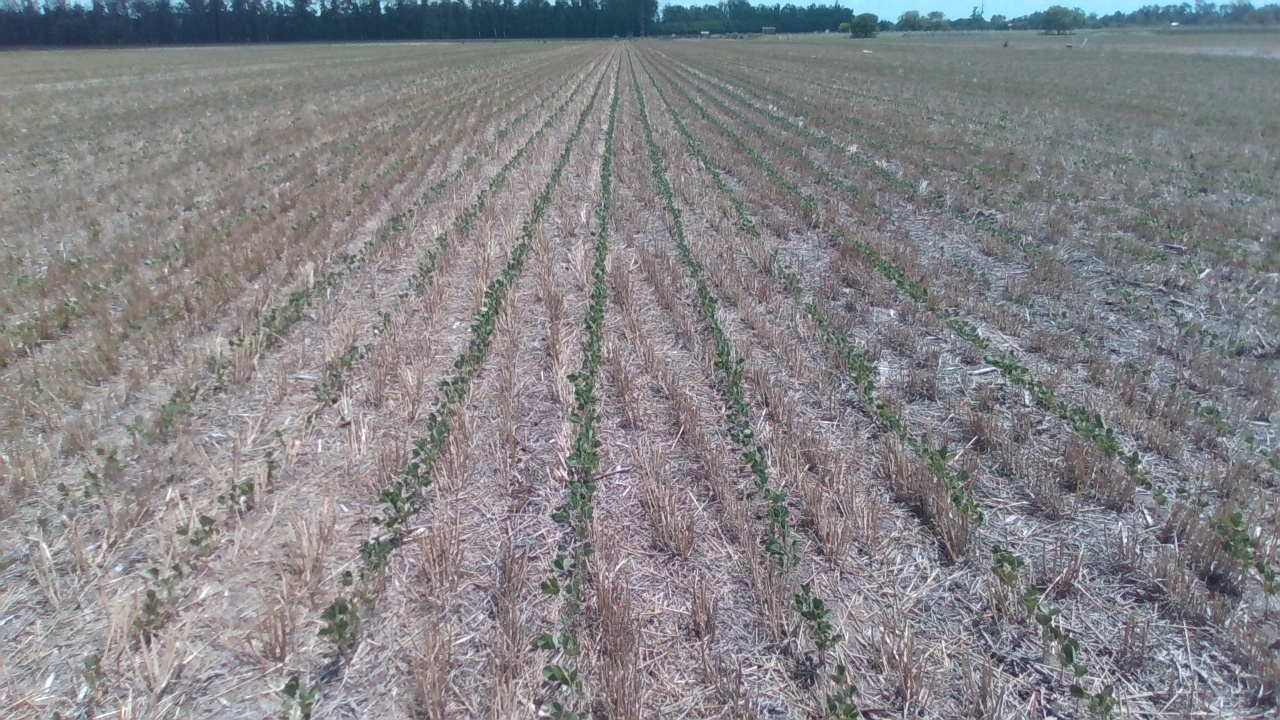
#> input picture resources/zavalla2022/left0807.jpg, 1280 x 720 px
$ python sky_segmentation.py --image ../resources/zavalla2022/left0807.jpg
#> lines starting #> are read from the running program, lines starting #| are printed output that depends on the picture; after the words box and inside, x2 and y2 are one past the last pixel; in counts of white or black regions, pixels touching at a corner belong together
# Code authored by: Javier Cremona and Nicolas Soncini
# You should have received a copy of the The MIT License along with this
# program

"""
Code to perform a simple k-means sky segmentation
"""
import argparse
from pathlib import Path
import cv2
import numpy as np
from typing import List, Any, Tuple


# Connected intensity components with stats
# Same as connectedComponentsWithStats but intensity-based
# that is: all contiguous pixels with the same intensity
# get clustered into a unique component
def connectedGrayscaleComponentsWithStats(image: cv2.Mat) -> \
        Tuple[int, cv2.Mat, np.ndarray, np.ndarray]:
    """
    Returns grayscale based components in an image and some properties.
    It imitates cv2's connectedComponentsWithStats but it clusters all
    contiguous pixels with the same intensity into a single component.

    Arguments:
        image (cv2.Mat): the input image in grayscale values [0,255]

    Returns:
        (Tuple[
            int        : the number of labels found
            cv2.Mat    : an image with each pixeled labeled
            np.ndarray : the stats of each component (see original fn)
            np.ndarray : the centroid of each component (see original fn)
        )
    """
    retval = 0
    labels = np.zeros((image.shape[0], image.shape[1]), dtype=np.uint32)
    stats = np.array([[0,0,0,0,0]])
    centroids = np.array([[0,0]])
    for i in range(256):  # FIXME: range can be greater than this?!
        # binarize image
        bimg = (image == i).astype(np.uint8)
        # compute components with stats
        ival, ilab, ista, icen = cv2.connectedComponentsWithStats(bimg)
        if ival < 2:
            continue
        ilab[ilab.nonzero()] += retval # we shift the labels values
        retval = retval + (ival - 1)  # ignore background label
        labels = labels + ilab.astype(np.uint32)
        stats = np.concatenate((stats, ista[1:,:]))
        centroids = np.concatenate((centroids, icen[1:,:]))
    return retval, labels, stats, centroids


# Cluster Detection
# join clusters to minimize the number of pixels that allows it to span
# all the way from left to right
def horizon_cluster(clusters: cv2.Mat) -> Tuple[List[int], cv2.Mat]:
    """
    Takes in an image, segments it into clusters and separates all
    disconnected clusters to returns a binary image representing the
    above-horizon portion of the image.

    Arguments:
        clusters (cv2.Mat): input image

    Returns:
        Tuple[
            List[int]: list of labels used for the above-horizon
            cv2.Mat  : mask of the above-horizon part of the image
        ]
    """
    crval, clabels, cstats, _ = connectedGrayscaleComponentsWithStats(clusters)
    # NOTE: We change things here, we organize the clusters from top most
    # to bottom most and we start joining them in this order until we get
    # a super-cluster that spans all the width of the image
    elements = [(lab, cstats[lab, cv2.CC_STAT_TOP]) for lab in range(crval)]
    elements.sort(key=lambda e: e[1])  # ascending given that x starts as 0 at the top
    jlabels = np.zeros((clabels.shape[0], clabels.shape[1]), dtype=bool)  # initial joined clusters is empty
    rvals = []
    for lab,_ in elements:
        rvals.append(lab)
        jlabels = jlabels | (clabels == lab)
        # check if it spans the full image width
        if jlabels.cumsum(axis=0, dtype=bool)[-1].all():
            # FIXME: this joins unconnected elements and small elements too
            # keep joining all elements that are above current
            alsojoin = [l for l,_ in elements if l not in rvals \
             and cstats[l, cv2.CC_STAT_TOP] + cstats[l, cv2.CC_STAT_HEIGHT]\
                  < cstats[lab, cv2.CC_STAT_TOP] + cstats[lab, cv2.CC_STAT_HEIGHT]]
            for l in alsojoin:
                jlabels = jlabels | (clabels == l)
            break
    return rvals, jlabels


def KMeansSky(image: cv2.Mat) -> cv2.Mat:
    """
    Takes an image in BGR format and returns a mask that represents
    the pixels that belong to the sky. Assumes that there's sky
    present in the image, that its positioned at the top of the image
    and that it spans the full image width.
    """
    imblur = cv2.GaussianBlur(image, ksize=(25,25), sigmaX=0)
    imkmean = imblur.reshape((-1, 3))
    imkmean = np.float32(imkmean)
    # perform kmeans clustering
    k = 5
    criteria = (cv2.TERM_CRITERIA_EPS + cv2.TERM_CRITERIA_MAX_ITER, 100, 0.1)
    flags = cv2.KMEANS_RANDOM_CENTERS
    compactness, labels, centers = cv2.kmeans(imkmean, k, None, criteria, 10, flags)
    # retransform to image
    centers = np.uint(centers)
    imkclus = centers[labels.flatten()]
    imkclus = imkclus.reshape((imblur.shape))
    imkclusg = cv2.cvtColor(imkclus.astype(np.uint8), cv2.COLOR_BGR2GRAY)
    hclabs, hcintens = horizon_cluster(imkclusg)
    return hcintens


def IntensitySky(image: cv2.Mat) -> cv2.Mat:
    """
    Takes an image in BGR format and returns a mask that represents
    the pixels that belong to the sky. Assumes that there's sky
    present in the image, that its positioned at the top of the image
    and that it spans the full image width.
    """
    imblur = cv2.GaussianBlur(image, ksize=(25,25), sigmaX=0)
    imintens = cv2.cvtColor(imblur, cv2.COLOR_BGR2GRAY)
    k = 5
    q = 255 // k
    imquant = (imintens // q)
    cgrval, cglab, cgstats, _ = connectedGrayscaleComponentsWithStats(imquant)
    hclabs, hcintens = horizon_cluster(imquant)
    return hcintens


if __name__ == '__main__':
    parser = argparse.ArgumentParser()
    parser.add_argument(
        '--image', type=Path, required=True,
        help="Path to input image"
    )

    args = parser.parse_args()

    image = cv2.imread(args.image)
#> image is the input picture: shape (720, 1280, 3); mean B, G, R 135.7, 132.2, 132.5

    # process image for sky detection
    intensity_sky = IntensitySky(image)
#> the loop in connectedGrayscaleComponentsWithStats, `for i in range(256):` made 256 passes
#> ival on passes 6 to 8: 1, 1, 1
#> after the loop in connectedGrayscaleComponentsWithStats, `for i in range(256):`: bimg: shape (720, 1280); every value is 0
#> after the loop in connectedGrayscaleComponentsWithStats, `for i in range(256):`: ilab: shape (720, 1280) int32; every value is 0
#> after the loop in connectedGrayscaleComponentsWithStats, `for i in range(256):`:
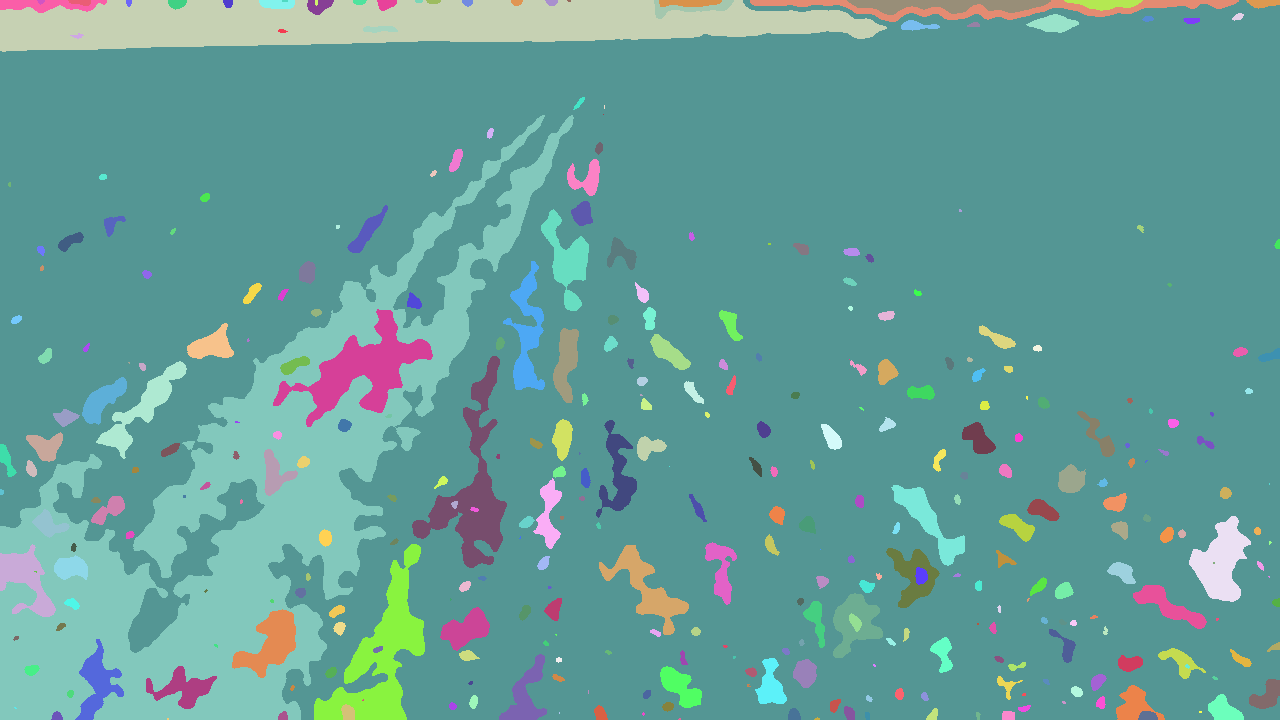
#> labels: shape (720, 1280) uint32; 347 distinct labels, from 1 to 347; one colour per label, 0 black
#> after the loop in connectedGrayscaleComponentsWithStats, `for i in range(256):`: centroids = 348 pairs, first value 0 to 1277.2, second value 0 to 718.6; retval = 347; stats = 348 rows, first 6: [0, 0, 0, 0, 0], [363, 26, 35, 7, 184], [278, 29, 10, 4, 29], [70, 33, 14, 6, 41], [0, 0, 887, 52, 32088], [1232, 13, 12, 8, 60]
#> in IntensitySky, `cgrval, cglab, cgstats, _ = connectedGrayscaleComponentsWithStats(imqu..`: cgrval = 347; cgstats has the same summary as stats in connectedGrayscaleComponentsWithStats
#> the loop in connectedGrayscaleComponentsWithStats (call 2), `for i in range(256):` made 256 passes
#> in horizon_cluster, `crval, clabels, cstats, _ = connectedGrayscaleComponentsWithStats(clus..`: cstats has the same summary as stats in connectedGrayscaleComponentsWithStats
#> in horizon_cluster, `elements = [(lab, cstats[lab, cv2.CC_STAT_TOP]) for lab in range(crval)]`: elements = 347 pairs, first value 0 to 346, second value 0 to 718
#> the loop in horizon_cluster, `for lab,_ in elements:` made 18 passes
#> lab on passes 1 to 12: 0, 4, 118, 119, 120, 121, 122, 123, 124, 125, 126, 127
#> after the loop in horizon_cluster, `for lab,_ in elements:`:
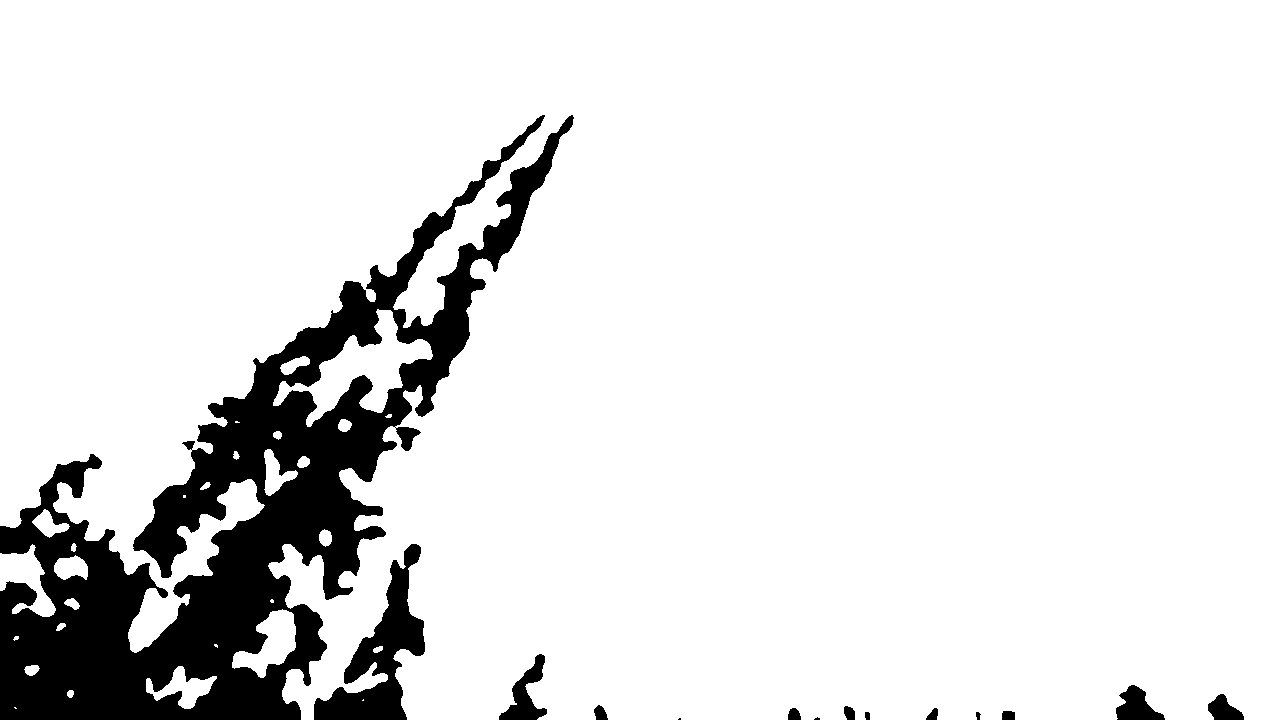
#> jlabels: shape (720, 1280) bool; 89% white; 14 black regions (2 under 20 px), largest, box (x1, y1, x2, y2) and area: (0, 115, 574, 720) 90750, (314, 544, 425, 720) 7053, (499, 654, 547, 720) 1298
#> after the loop in horizon_cluster, `for lab,_ in elements:`: alsojoin = 309 values, max 346 at index 8, min 1 at index 15, mean 173.5; rvals = [0, 4, 118, 119, 120, 121, 122, 123, 124, 125, 126, 127, 128, 129, 130, 131, 132, 133]
#> in IntensitySky, `hclabs, hcintens = horizon_cluster(imquant)`: hclabs has the same summary as rvals in horizon_cluster
    kmeans_sky = KMeansSky(image)
#> in KMeansSky, `compactness, labels, centers = cv2.kmeans(imkmean, k, None, criteria, ..`: compactness = 213275695.9; centers = [[169.1, 164.3, 167.1], [130, 128.1, 128.2], [89.82, 71.87, 48.08], [146.6, 142.9, 148.1], [115.1, 112.3, 108.6]]
#> in KMeansSky, `centers = np.uint(centers)`: centers = [[169, 164, 167], [129, 128, 128], [89, 71, 48], [146, 142, 148], [115, 112, 108]]
#> after the loop in connectedGrayscaleComponentsWithStats (call 3), `for i in range(256):`:
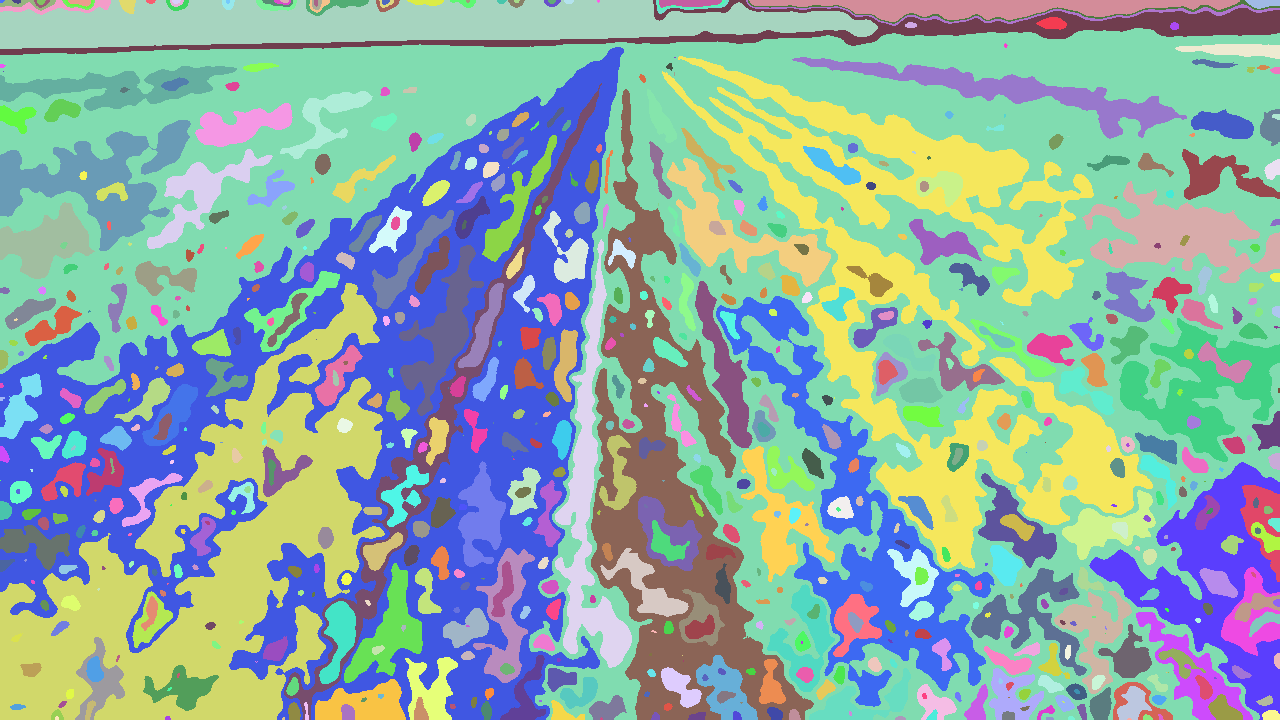
#> labels: shape (720, 1280) uint32; 738 distinct labels, from 1 to 738; one colour per label, 0 black
#> after the loop in connectedGrayscaleComponentsWithStats (call 3), `for i in range(256):`: retval = 738
#> in horizon_cluster (call 2), `crval, clabels, cstats, _ = connectedGrayscaleComponentsWithStats(clus..`: cstats = 739 rows, first 6: [0, 0, 0, 0, 0], [0, 0, 878, 49, 29189], [1036, 17, 31, 13, 278], [905, 22, 12, 6, 58], [977, 440, 11, 11, 99], [1106, 445, 5, 7, 26]
#> in horizon_cluster (call 2), `elements = [(lab, cstats[lab, cv2.CC_STAT_TOP]) for lab in range(crval)]`: elements = 738 pairs, first value 0 to 737, second value 0 to 718
#> the loop in horizon_cluster (call 2), `for lab,_ in elements:` made 18 passes
#> lab on passes 1 to 12: 0, 1, 26, 27, 28, 29, 30, 31, 32, 33, 34, 35
#> after the loop in horizon_cluster (call 2), `for lab,_ in elements:`:
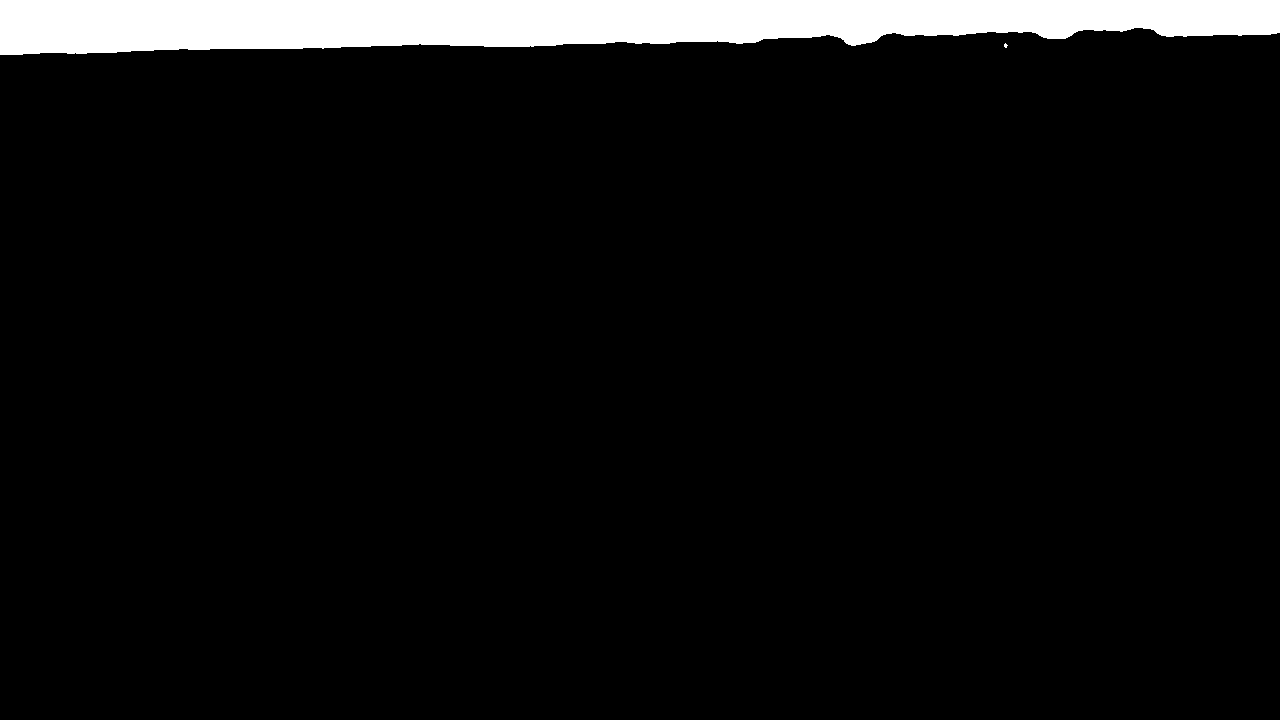
#> jlabels: shape (720, 1280) bool; 5.9% white; 2 white regions (1 under 20 px), largest, box (x1, y1, x2, y2) and area: (0, 0, 1280, 55) 54435
#> after the loop in horizon_cluster (call 2), `for lab,_ in elements:`: alsojoin = 33 values, max 574 at index 28, min 2 at index 29, mean 324.8; rvals = [0, 1, 26, 27, 28, 29, 30, 31, 32, 33, 34, 35, 36, 37, 38, 39, 40, 41]
#> in KMeansSky, `hclabs, hcintens = horizon_cluster(imkclusg)`: hclabs has the same summary as rvals in horizon_cluster

    # convert to format opencv can display
    intensity_sky = intensity_sky.astype(np.uint8) * 255
    kmeans_sky = kmeans_sky.astype(np.uint8) * 255

    # display
    cv2.imshow("Intensity-based Sky Detection", intensity_sky)
    cv2.waitKey(0)
    cv2.imshow("KMeans-based Sky Detection", kmeans_sky)
    cv2.waitKey(0)
    cv2.destroyAllWindows()
